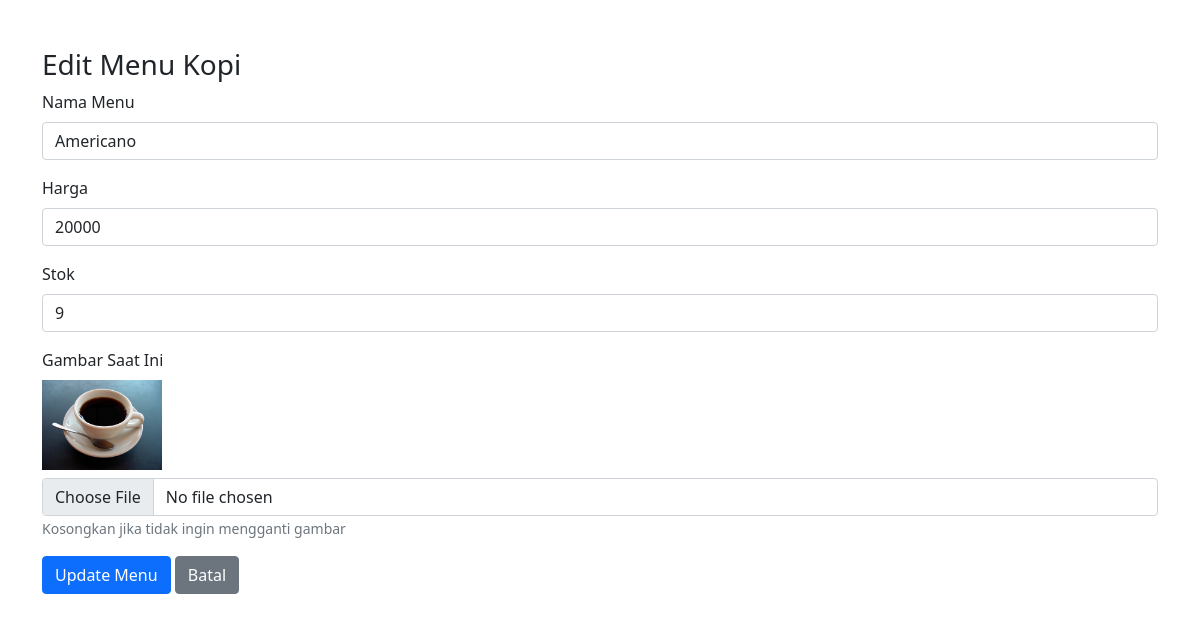
/admin/edit_menu.php?id=4 (signed in), run on the app's committed database.
### tables this page shows
CREATE TABLE `menu` (
  `id_menu` int(11) NOT NULL,
  `nama` varchar(100) NOT NULL,
  `harga` int(11) NOT NULL,
  `gambar` varchar(255) NOT NULL,
  `stok` int(11) NOT NULL DEFAULT 0
);

### admin/edit_menu.php (the view, shortened to what this page needs)
<?php
require '../config.php';
$id = $_GET['id'];
$query = mysqli_query($db, "SELECT * FROM menu WHERE id_menu = $id");
$menu = mysqli_fetch_assoc($query);
?>
<!DOCTYPE html>
<html lang="en">
<head>
    <link href="../bootstrap-5.1.3-dist/css/bootstrap.min.css" rel="stylesheet">
</head>
<body>
<div class="container mt-5">
    <h3>Edit Menu Kopi</h3>
    <form action="" method="POST" enctype="multipart/form-data">
        <div class="mb-3">
            <label for="nama" class="form-label">Nama Menu</label>
            <input type="text" class="form-control" id="nama" name="nama" required value="<?= htmlspecialchars($menu['nama']) ?>">
        </div>
        <div class="mb-3">
            <label for="harga" class="form-label">Harga</label>
            <input type="number" class="form-control" id="harga" name="harga" required value="<?= (int)$menu['harga'] ?>">
        </div>
        <div class="mb-3">
            <label for="stok" class="form-label">Stok</label>
            <input type="number" class="form-control" id="stok" name="stok" required value="<?= (int)$menu['stok'] ?>">
        </div>
        <div class="mb-3">
            <label class="form-label">Gambar Saat Ini</label><br>
            <?php if ($menu['gambar']): ?>
                <img src="../uploads/<?= $menu['gambar'] ?>" width="120" class="mb-2"><br>
            <?php else: ?>
                <p class="text-muted">Belum ada gambar</p>
            <?php endif; ?>
            <input type="file" class="form-control" name="gambar">
            <small class="text-muted">Kosongkan jika tidak ingin mengganti gambar</small>
        </div>
        <button type="submit" class="btn btn-primary">Update Menu</button>
        <a href="../dashboard.php" class="btn btn-secondary">Batal</a>
    </form>
</div>
</body>
</html>

### data on the page
menu: nama "Americano", harga "20000", stok "9", gambar (picture)
